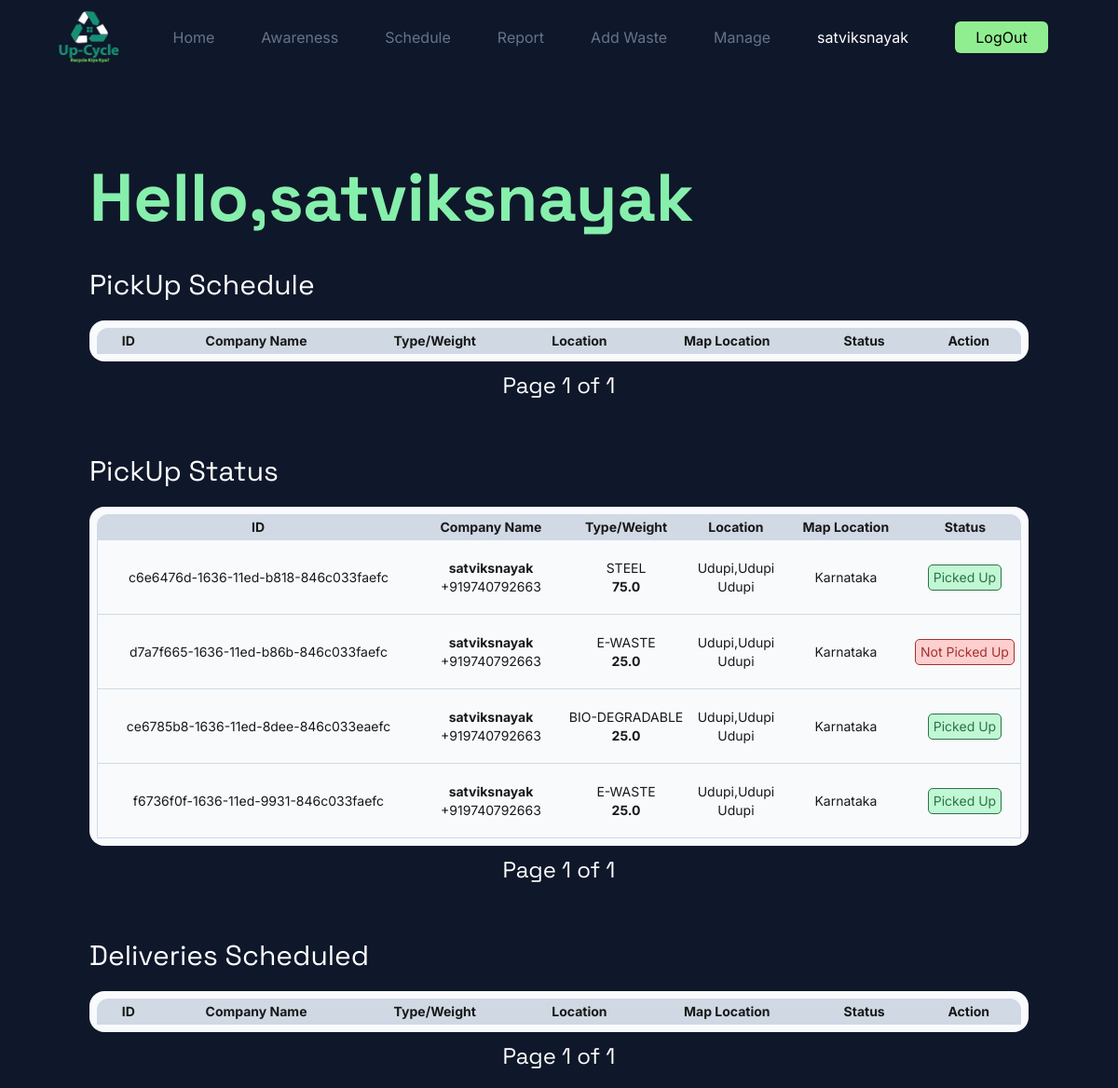
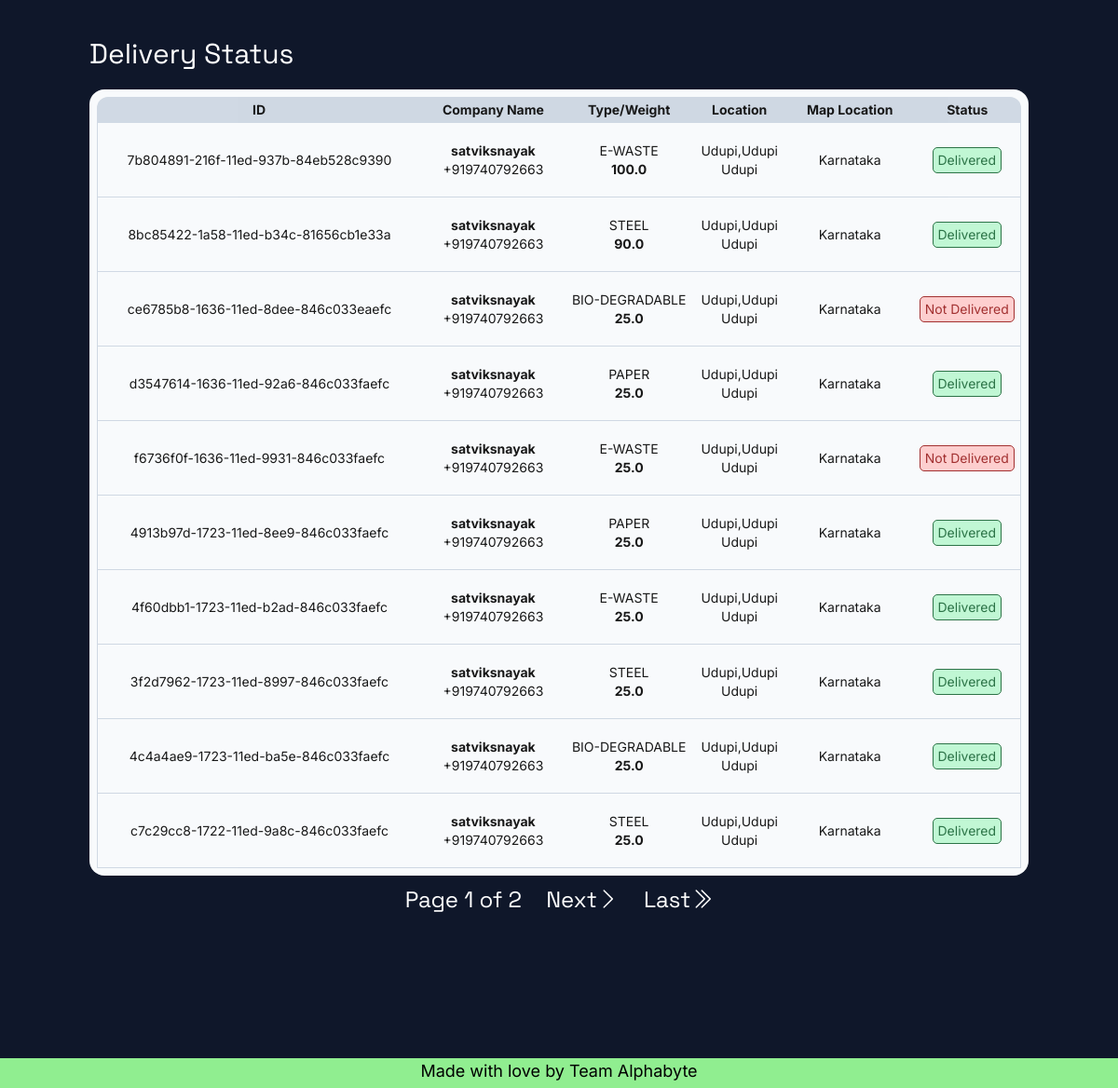
The page /report/ (signed in) on the database as committed earlier (2 pictures, top to bottom).
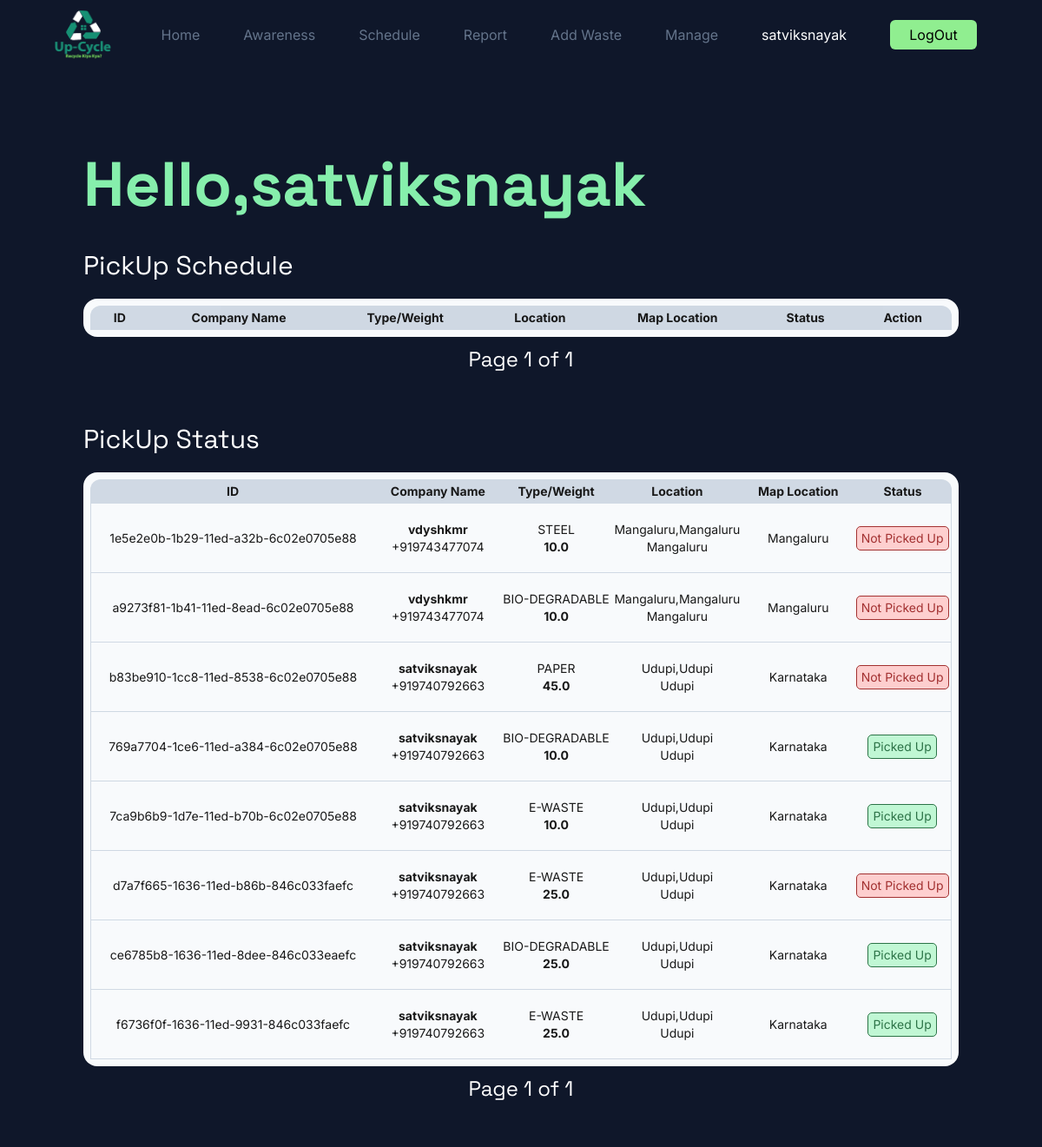
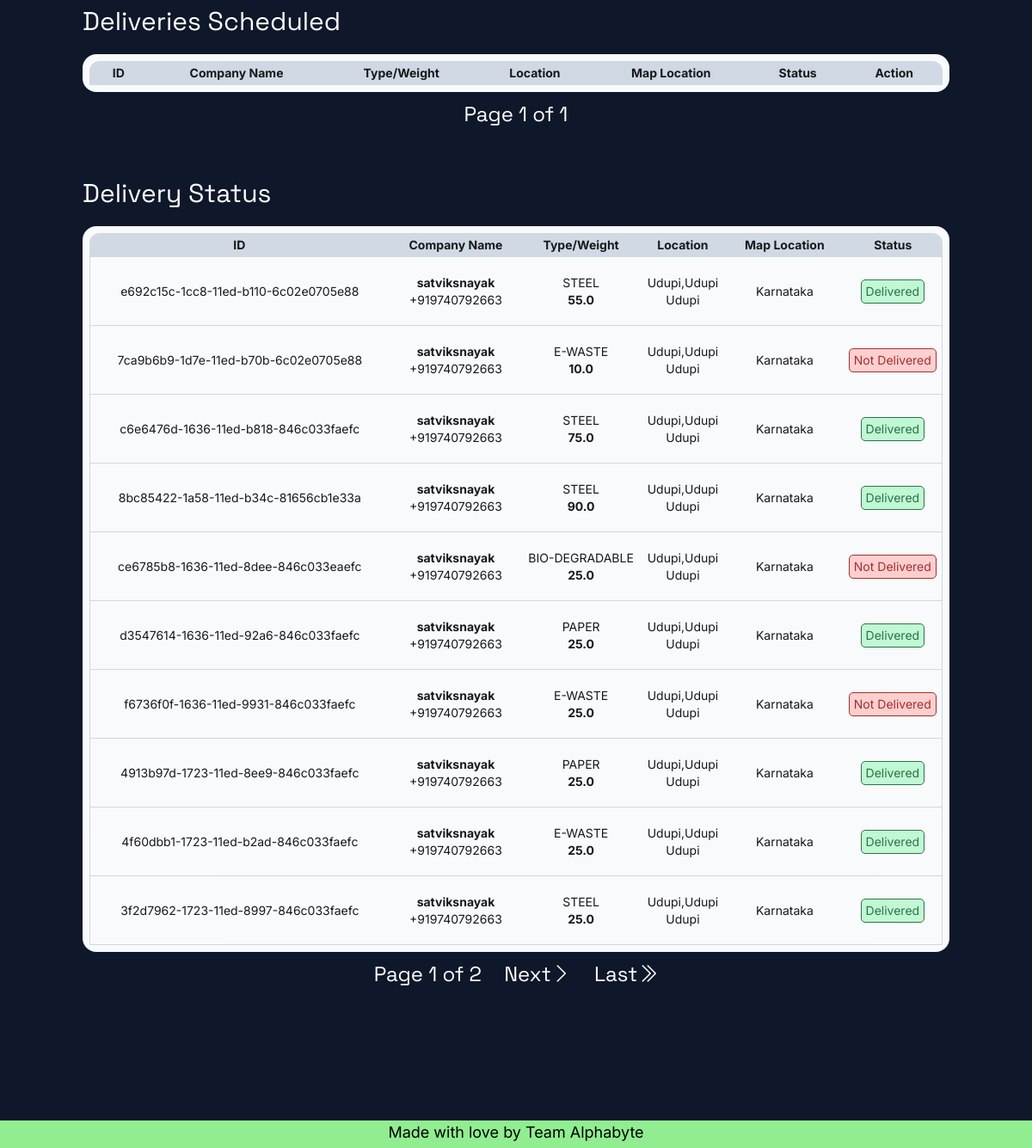
The same page on the database as committed later (2 pictures, top to bottom).
### App/models.py (models this page shows, shortened)
class Waste(models.Model):
    class Types(models.TextChoices):
        STEEL = "STEEL","Steel"
        BIODEGRADABLE = "BIO-DEGRADABLE","Bio-Degradable"
        PAPER = "PAPER","Paper"
        EWASTE = "E-WASTE","E-Waste"
    id = models.CharField(primary_key=True,unique=True,max_length=40)
    recycler = models.ForeignKey(User,on_delete=models.SET_NULL,null=True,blank=True,related_name='recycler')
    company = models.ForeignKey(User,on_delete=models.SET_NULL,null=True,blank=True,related_name='company')
    employee = models.ForeignKey(User,on_delete=models.SET_NULL,null=True,blank=True,related_name='employee')
    entry_date = models.DateField(null=True,blank=True)
    pickup_date = models.DateField(null=True,blank=True)
    dropdown_date = models.DateField(null=True,blank=True)
    weight = models.FloatField(null=True,blank=True)
    price = models.FloatField(null=True,blank=True)
    type = models.CharField(_("Types"),max_length=50,choices=Types.choices)
    pickup_done = models.BooleanField(default=False)
    dropdown_done = models.BooleanField(default=False)

class Profile(models.Model):
    user = models.OneToOneField(User,on_delete=models.CASCADE,null=True)
    name = models.CharField(max_length=50)
    about = models.TextField(blank=True,null=True)
    profile_pic = models.ImageField(default='avatar.png',upload_to='Profile')
    location = models.CharField(max_length=50,blank=True,null=True)
    street = models.CharField(max_length=50,blank=True,null=True)
    city = models.CharField(max_length=30,blank=True,null=True)
    state = models.CharField(max_length=30,blank=True,null=True)
    phone = PhoneNumberField(blank=True,null=True)
    is_email_verified = models.BooleanField(default=False)

### App/decorators.py (the view)
        def wrappper_func(request,*args,**kwargs):
            group = None
            if request.user.groups.exists():
                group = request.user.groups.all()[0].name
            if group in allowed_roles:
                return view_func(request,*args,**kwargs)
            else:
                return HttpResponse('You are not authorised to view this page!!')

### App/functions.py (called while the page is built)
def grouplist(user):
    groups = []
    if user.groups.exists():
        for i in range(len(user.groups.all())):
            groups.append(user.groups.all()[i].name)
    return groups

### App/templates/App/tables/employee.html (shortened to what the changed rows need)
<!DOCTYPE html>
<html lang="en">
<head>
</head>
{% extends 'App/base.html' %}
{%load static%}
    {% block content %}
    <div class="content bg-slate-900 p-5 md:p-10 lg:p-24">
        <div class="min-w-full font-space mr-2 flex flex-col w-full lg:w-4/5">
            <h1 class="text-green-300 text-3xl md:text-5xl lg:text-7xl font-bold mr-2 mb-10">Hello,{{user.profile.name}}</h1>
        </div>
        <div class="Table w-full lg:min-w-4/5 p-1 lg:p-2 bg-slate-50 rounded-2xl overflow-auto lg:overflow-hidden">
            <table class="relative border-separate border-spacing-0 table-auto min-w-full bg-slate-50 text-xs lg:text-sm opacity-90 text-center font-inter mr-2">
                <thead class="bg-slate-300">
                    <tr>
                        <th class="rounded-tl-xl px-4 py-1 w-min md:w-max">ID</th>
                        <th class="px-4 py-1">Company Name</th>
                        <th class="px-4 py-1">Type/Weight</th>
                        <th class="px-4 py-1">Location</th>
                        <th class="px-4 py-1">Map Location</th>
                        <th class="px-4 py-1">Status</th>
                        <th class="rounded-tr-xl px-4 py-1">Action</th>
                    </tr>
                </thead>
            </table>
        </div>
        <div class="Table w-full lg:min-w-4/5 p-1 lg:p-2 bg-slate-50 rounded-2xl overflow-auto lg:overflow-hidden">
            <table class="relative border-separate border-spacing-0 table-auto min-w-full bg-slate-50 text-sm opacity-90 text-center font-inter">
                <thead class="bg-slate-300">
                    <tr>
                        <th class="rounded-tl-xl px-4 py-1 w-min md:w-max">ID</th>
                        <th class="px-4 py-1">Company Name</th>
                        <th class="px-4 py-1">Type/Weight</th>
                        <th class="px-4 py-1">Location</th>
                        <th class="px-4 py-1">Map Location</th>
                        <th class="rounded-tr-xl px-4 py-1">Status</th>
                    </tr>
                </thead>
                <tbody>
                    {% for waste in Pwastes %}
                    <tr>
                        <td class="place-content-center px-4 py-1 border-b border-slate-300 border-l flex items-center h-20 w-min md:w-full">{{waste.id}}</td>
                        <td class="border-b border-slate-300 h-20 w-max"><span class="font-bold">{{waste.company.profile.name}}</span><br>{{waste.company.profile.phone}}</td>
                        <td class="border-b border-slate-300 h-20 w-max">{{waste.type}}<br><span class="font-bold">{{waste.weight}}</span></td>
                        <td class="border-b border-slate-300 h-20 w-max">{{waste.company.profile.location}},{{waste.company.profile.street}}<br>{{waste.company.profile.city}}</td>
                        <td class="border-b border-slate-300 h-20 w-max">{{waste.company.profile.state}}</td>
                        <td class="border-b border-slate-300 h-20 w-max border-r">
                            {% if waste.pickup_done %}
                            <button type="button" class="px-[5px] py-[3px] my-[3px] rounded-[5px] bg-green-200 text-green-800 border-[1px] border-green-800 w-max">Picked Up</button>
                            {% else %}
                            <button type="button" class="px-[5px] py-[3px] my-[3px] rounded-[5px] bg-red-200 text-red-800 border-[1px] border-red-800 w-max">Not Picked Up</button>
                            {% endif %}
                        </td>
                    </tr>
                    {% endfor %}
                </tbody>
            </table>
        </div>
        <div class="Table w-full lg:min-w-4/5 p-1 lg:p-2 bg-slate-50 rounded-2xl overflow-auto lg:overflow-hidden">
            <table class="relative border-separate border-spacing-0 table-auto min-w-full bg-slate-50 text-xs lg:text-sm opacity-90 text-center font-inter mr-2">
                <thead class="bg-slate-300">
                    <tr>
                        <th class="rounded-tl-xl px-4 py-1 w-min md:w-max">ID</th>
                        <th class="px-4 py-1">Company Name</th>
                        <th class="px-4 py-1">Type/Weight</th>
                        <th class="px-4 py-1">Location</th>
                        <th class="px-4 py-1">Map Location</th>
                        <th class="px-4 py-1">Status</th>
                        <th class="rounded-tr-xl px-4 py-1">Action</th>
                    </tr>
                </thead>
            </table>
        </div>
        <div class="Table w-full lg:min-w-4/5 p-1 lg:p-2 bg-slate-50 rounded-2xl overflow-auto lg:overflow-hidden">
            <table class="relative border-separate border-spacing-0 table-auto min-w-full bg-slate-50 text-xs lg:text-sm opacity-90 text-center font-inter mr-2">
                <thead class="bg-slate-300">
                    <tr>
                        <th class="rounded-tl-xl px-4 py-1 w-min md:w-max">ID</th>
                        <th class="px-4 py-1">Company Name</th>
                        <th class="px-4 py-1">Type/Weight</th>
                        <th class="px-4 py-1">Location</th>
                        <th class="px-4 py-1">Map Location</th>
                        <th class="rounded-tr-xl px-4 py-1">Status</th>
                    </tr>
                </thead>
                <tbody>
                    {% for waste in Dwastes %}
                    <tr>
                        <td class="place-content-center px-4 py-1 border-b border-slate-300 border-l flex items-center h-20 w-min md:w-full">{{waste.id}}</td>
                        <td class="border-b border-slate-300 h-20 w-max"><span class="font-bold">{{waste.recycler.profile.name}}</span><br>{{waste.recycler.profile.phone}}</td>
                        <td class="border-b border-slate-300 h-20 w-max">{{waste.type}}<br><span class="font-bold">{{waste.weight}}</span></td>
                        <td class="border-b border-slate-300 h-20 w-max">{{waste.recycler.profile.location}},{{waste.recycler.profile.street}}<br>{{waste.recycler.profile.city}}</td>
                        <td class="border-b border-slate-300 h-20 w-max">{{waste.recycler.profile.state}}</td>
                        <td class="border-b border-slate-300 h-20 w-max border-r">
                            {% if waste.dropdown_done %}
                            <button type="button" class="px-[5px] py-[3px] my-[3px] rounded-[5px] bg-green-200 text-green-800 border-[1px] border-green-800 w-max">Delivered</button>
                            {% else %}
                            <button type="button" class="px-[5px] py-[3px] my-[3px] rounded-[5px] bg-red-200 text-red-800 border-[1px] border-red-800 w-max">Not Delivered</button>
                            {% endif %}
                        </td>
                    </tr>
                    {% endfor %}
                </tbody>
            </table>
        </div>
    </div>
    {% endblock %}

Rows that differ between the two databases and show on the page:
removed Waste: id "7b804891-216f-11ed-937b-84eb528c9390", recycler.profile.name "satviksnayak", recycler.profile.phone "+919740792663", type "E-WASTE", weight "100.0", recycler.profile.location "Udupi", recycler.profile.street "Udupi", recycler.profile.city "Udupi", recycler.profile.state "Karnataka", dropdown_done "Delivered", shown under "Delivery Status"
no longer on this page (row unchanged): Waste: id "4c4a4ae9-1723-11ed-ba5e-846c033faefc", recycler.profile.name "satviksnayak", recycler.profile.phone "+919740792663", type "BIO-DEGRADABLE", weight "25.0", recycler.profile.location "Udupi", recycler.profile.street "Udupi", recycler.profile.city "Udupi", recycler.profile.state "Karnataka", dropdown_done "Delivered", shown under "Delivery Status"
no longer on this page (row unchanged): Waste: id "c7c29cc8-1722-11ed-9a8c-846c033faefc", recycler.profile.name "satviksnayak", recycler.profile.phone "+919740792663", type "STEEL", weight "25.0", recycler.profile.location "Udupi", recycler.profile.street "Udupi", recycler.profile.city "Udupi", recycler.profile.state "Karnataka", dropdown_done "Delivered", shown under "Delivery Status"
added Waste: id "1e5e2e0b-1b29-11ed-a32b-6c02e0705e88", company.profile.name "vdyshkmr", company.profile.phone "+919743477074", type "STEEL", weight "10.0", company.profile.location "Mangaluru", company.profile.street "Mangaluru", company.profile.city "Mangaluru", company.profile.state "Mangaluru", pickup_done "Not Picked Up", shown under "PickUp Status"
added Waste: id "a9273f81-1b41-11ed-8ead-6c02e0705e88", company.profile.name "vdyshkmr", company.profile.phone "+919743477074", type "BIO-DEGRADABLE", weight "10.0", company.profile.location "Mangaluru", company.profile.street "Mangaluru", company.profile.city "Mangaluru", company.profile.state "Mangaluru", pickup_done "Not Picked Up", shown under "PickUp Status"
added Waste: id "b83be910-1cc8-11ed-8538-6c02e0705e88", company.profile.name "satviksnayak", company.profile.phone "+919740792663", type "PAPER", weight "45.0", company.profile.location "Udupi", company.profile.street "Udupi", company.profile.city "Udupi", company.profile.state "Karnataka", pickup_done "Not Picked Up", shown under "PickUp Status"
added Waste: id "769a7704-1ce6-11ed-a384-6c02e0705e88", company.profile.name "satviksnayak", company.profile.phone "+919740792663", type "BIO-DEGRADABLE", weight "10.0", company.profile.location "Udupi", company.profile.street "Udupi", company.profile.city "Udupi", company.profile.state "Karnataka", pickup_done "Picked Up", shown under "PickUp Status"
added Waste: id "7ca9b6b9-1d7e-11ed-b70b-6c02e0705e88", company.profile.name "satviksnayak", company.profile.phone "+919740792663", type "E-WASTE", weight "10.0", company.profile.location "Udupi", company.profile.street "Udupi", company.profile.city "Udupi", company.profile.state "Karnataka", pickup_done "Picked Up", recycler.profile.name "satviksnayak", recycler.profile.phone "+919740792663", recycler.profile.location "Udupi", recycler.profile.street "Udupi", recycler.profile.city "Udupi", recycler.profile.state "Karnataka", dropdown_done "Not Delivered"
added Waste: id "e692c15c-1cc8-11ed-b110-6c02e0705e88", recycler.profile.name "satviksnayak", recycler.profile.phone "+919740792663", type "STEEL", weight "55.0", recycler.profile.location "Udupi", recycler.profile.street "Udupi", recycler.profile.city "Udupi", recycler.profile.state "Karnataka", dropdown_done "Delivered", shown under "Delivery Status"
changed Waste "c6e6476d-1636-11ed-b818-846c033faefc": moves from the list under "PickUp Status" to the list under "Delivery Status"
